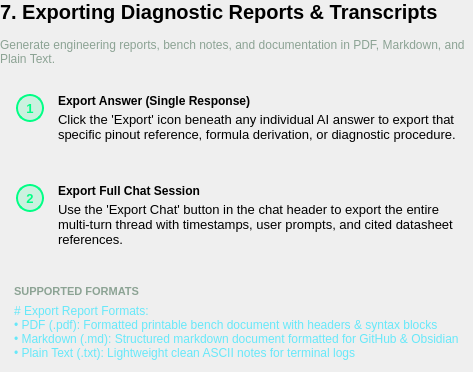
             <widget class="QWidget" name="secExport">
              <layout class="QVBoxLayout" name="secExportLayout">
               <property name="spacing">
                <number>14</number>
               </property>
               <property name="leftMargin">
                <number>0</number>
               </property>
               <property name="topMargin">
                <number>0</number>
               </property>
               <property name="rightMargin">
                <number>0</number>
               </property>
               <property name="bottomMargin">
                <number>0</number>
               </property>
               <item>
                <widget class="QLabel" name="secExportTitle">
                 <property name="text">
                  <string>7. Exporting Diagnostic Reports &amp; Transcripts</string>
                 </property>
                 <property name="wordWrap">
                  <bool>true</bool>
                 </property>
                 <property name="styleSheet">
                  <string>font-size: 20px; font-weight: 800;</string>
                 </property>
                </widget>
               </item>
               <item>
                <widget class="QLabel" name="secExportSubtitle">
                 <property name="text">
                  <string>Generate engineering reports, bench notes, and documentation in PDF, Markdown, and Plain Text.</string>
                 </property>
                 <property name="wordWrap">
                  <bool>true</bool>
                 </property>
                 <property name="styleSheet">
                  <string>font-size: 13.5px; color: #8ca394;</string>
                 </property>
                </widget>
               </item>
               <item>
                <widget class="QFrame" name="s7Step1">
                 <property name="role" stdset="0">
                  <string notr="true">card</string>
                 </property>
                 <layout class="QHBoxLayout" name="s7Step1Layout" stretch="0,1">
                  <property name="spacing">
                   <number>14</number>
                  </property>
                  <property name="leftMargin">
                   <number>16</number>
                  </property>
                  <property name="topMargin">
                   <number>14</number>
                  </property>
                  <property name="rightMargin">
                   <number>16</number>
                  </property>
                  <property name="bottomMargin">
                   <number>14</number>
                  </property>
                  <item alignment="Qt::AlignTop">
                   <widget class="QLabel" name="s7Step1Badge">
                    <property name="text">
                     <string>1</string>
                    </property>
                    <property name="alignment">
                     <set>Qt::AlignCenter</set>
                    </property>
                    <property name="minimumSize">
                     <size>
                      <width>28</width>
                      <height>28</height>
                     </size>
                    </property>
                    <property name="maximumSize">
                     <size>
                      <width>28</width>
                      <height>28</height>
                     </size>
                    </property>
                    <property name="styleSheet">
                     <string>background: rgba(0, 255, 133, 0.15); border: 1.5px solid #00FF85; border-radius: 14px; font-size: 13px; font-weight: 800; color: #00FF85;</string>
                    </property>
                   </widget>
                  </item>
                  <item>
                   <layout class="QVBoxLayout" name="s7Step1TextColumn">
                    <property name="spacing">
                     <number>4</number>
                    </property>
                    <property name="leftMargin">
                     <number>0</number>
                    </property>
                    <property name="topMargin">
                     <number>0</number>
                    </property>
                    <property name="rightMargin">
                     <number>0</number>
                    </property>
                    <property name="bottomMargin">
                     <number>0</number>
                    </property>
                    <item>
                     <widget class="QLabel" name="s7Step1Title">
                      <property name="text">
                       <string>Export Answer (Single Response)</string>
                      </property>
                      <property name="wordWrap">
                       <bool>true</bool>
                      </property>
                      <property name="styleSheet">
                       <string>font-size: 14.5px; font-weight: 700;</string>
                      </property>
                     </widget>
                    </item>
                    <item>
                     <widget class="QLabel" name="s7Step1Text">
                      <property name="text">
                       <string>Click the 'Export' icon beneath any individual AI answer to export that specific pinout reference, formula derivation, or diagnostic procedure.</string>
                      </property>
                      <property name="wordWrap">
                       <bool>true</bool>
                      </property>
                      <property name="styleSheet">
                       <string>font-size: 13px;</string>
                      </property>
                     </widget>
                    </item>
                   </layout>
                  </item>
                 </layout>
                </widget>
               </item>
               <item>
                <widget class="QFrame" name="s7Step2">
                 <property name="role" stdset="0">
                  <string notr="true">card</string>
                 </property>
                 <layout class="QHBoxLayout" name="s7Step2Layout" stretch="0,1">
                  <property name="spacing">
                   <number>14</number>
                  </property>
                  <property name="leftMargin">
                   <number>16</number>
                  </property>
                  <property name="topMargin">
                   <number>14</number>
                  </property>
                  <property name="rightMargin">
                   <number>16</number>
                  </property>
                  <property name="bottomMargin">
                   <number>14</number>
                  </property>
                  <item alignment="Qt::AlignTop">
                   <widget class="QLabel" name="s7Step2Badge">
                    <property name="text">
                     <string>2</string>
                    </property>
                    <property name="alignment">
                     <set>Qt::AlignCenter</set>
                    </property>
                    <property name="minimumSize">
                     <size>
                      <width>28</width>
                      <height>28</height>
                     </size>
                    </property>
                    <property name="maximumSize">
                     <size>
                      <width>28</width>
                      <height>28</height>
                     </size>
                    </property>
                    <property name="styleSheet">
                     <string>background: rgba(0, 255, 133, 0.15); border: 1.5px solid #00FF85; border-radius: 14px; font-size: 13px; font-weight: 800; color: #00FF85;</string>
                    </property>
                   </widget>
                  </item>
                  <item>
                   <layout class="QVBoxLayout" name="s7Step2TextColumn">
                    <property name="spacing">
                     <number>4</number>
                    </property>
                    <property name="leftMargin">
                     <number>0</number>
                    </property>
                    <property name="topMargin">
                     <number>0</number>
                    </property>
                    <property name="rightMargin">
                     <number>0</number>
                    </property>
                    <property name="bottomMargin">
                     <number>0</number>
                    </property>
                    <item>
                     <widget class="QLabel" name="s7Step2Title">
                      <property name="text">
                       <string>Export Full Chat Session</string>
                      </property>
                      <property name="wordWrap">
                       <bool>true</bool>
                      </property>
                      <property name="styleSheet">
                       <string>font-size: 14.5px; font-weight: 700;</string>
                      </property>
                     </widget>
                    </item>
                    <item>
                     <widget class="QLabel" name="s7Step2Text">
                      <property name="text">
                       <string>Use the 'Export Chat' button in the chat header to export the entire multi-turn thread with timestamps, user prompts, and cited datasheet references.</string>
                      </property>
                      <property name="wordWrap">
                       <bool>true</bool>
                      </property>
                      <property name="styleSheet">
                       <string>font-size: 13px;</string>
                      </property>
                     </widget>
                    </item>
                   </layout>
                  </item>
                 </layout>
                </widget>
               </item>
               <item>
                <widget class="QFrame" name="s7Code">
                 <property name="role" stdset="0">
                  <string notr="true">codeSnippet</string>
                 </property>
                 <layout class="QVBoxLayout" name="s7CodeLayout">
                  <property name="spacing">
                   <number>6</number>
                  </property>
                  <property name="leftMargin">
                   <number>14</number>
                  </property>
                  <property name="topMargin">
                   <number>10</number>
                  </property>
                  <property name="rightMargin">
                   <number>14</number>
                  </property>
                  <property name="bottomMargin">
                   <number>12</number>
                  </property>
                  <item>
                   <widget class="QLabel" name="s7CodeHint">
                    <property name="text">
                     <string>SUPPORTED FORMATS</string>
                    </property>
                    <property name="styleSheet">
                     <string>font-size: 11px; font-weight: 700; color: #8ca394;</string>
                    </property>
                   </widget>
                  </item>
                  <item>
                   <widget class="QLabel" name="s7CodeCode">
                    <property name="text">
                     <string># Export Report Formats:
• PDF (.pdf): Formatted printable bench document with headers &amp; syntax blocks
• Markdown (.md): Structured markdown document formatted for GitHub &amp; Obsidian
• Plain Text (.txt): Lightweight clean ASCII notes for terminal logs</string>
                    </property>
                    <property name="wordWrap">
                     <bool>true</bool>
                    </property>
                    <property name="styleSheet">
                     <string>font-family: 'Consolas', 'Courier New', monospace; font-size: 12.5px; color: #67e8f9;</string>
                    </property>
                   </widget>
                  </item>
                 </layout>
                </widget>
               </item>
              </layout>
             </widget>
